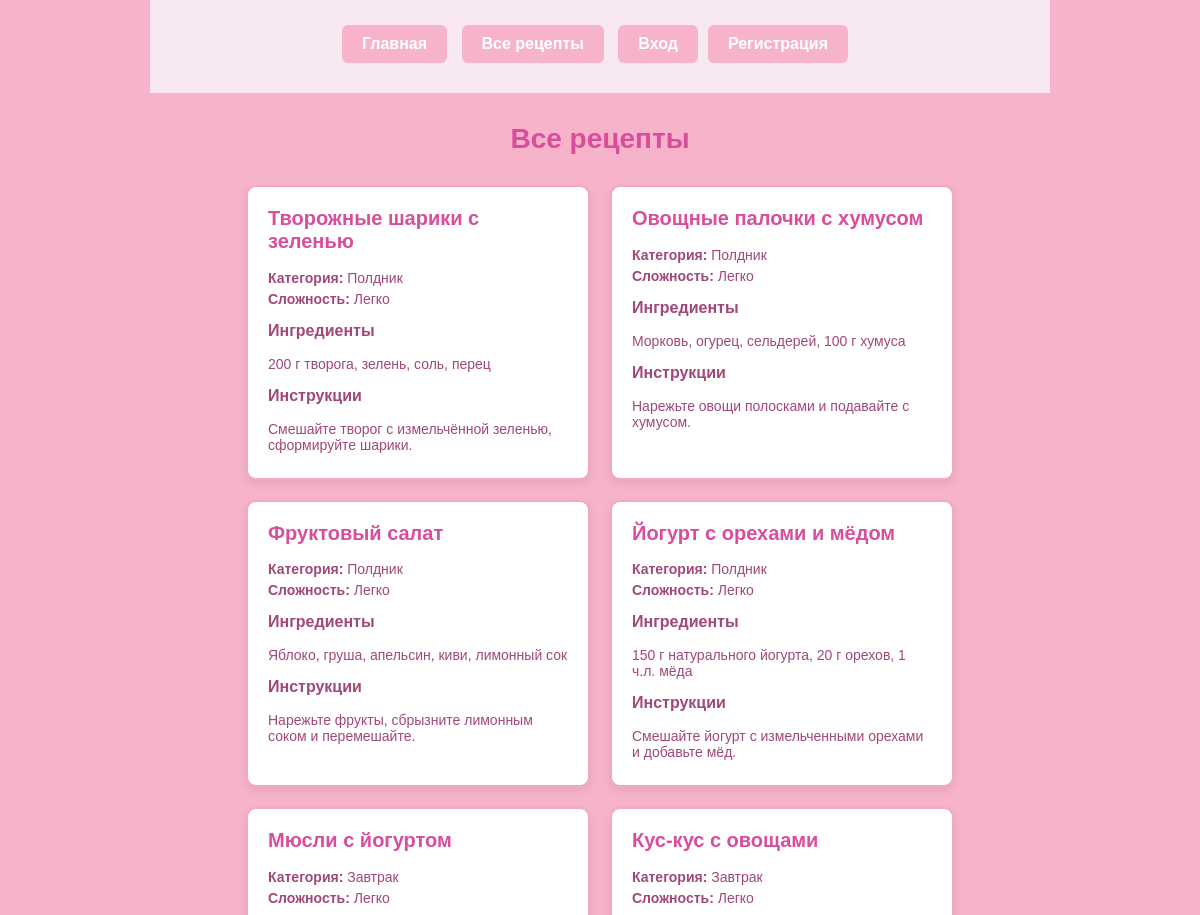
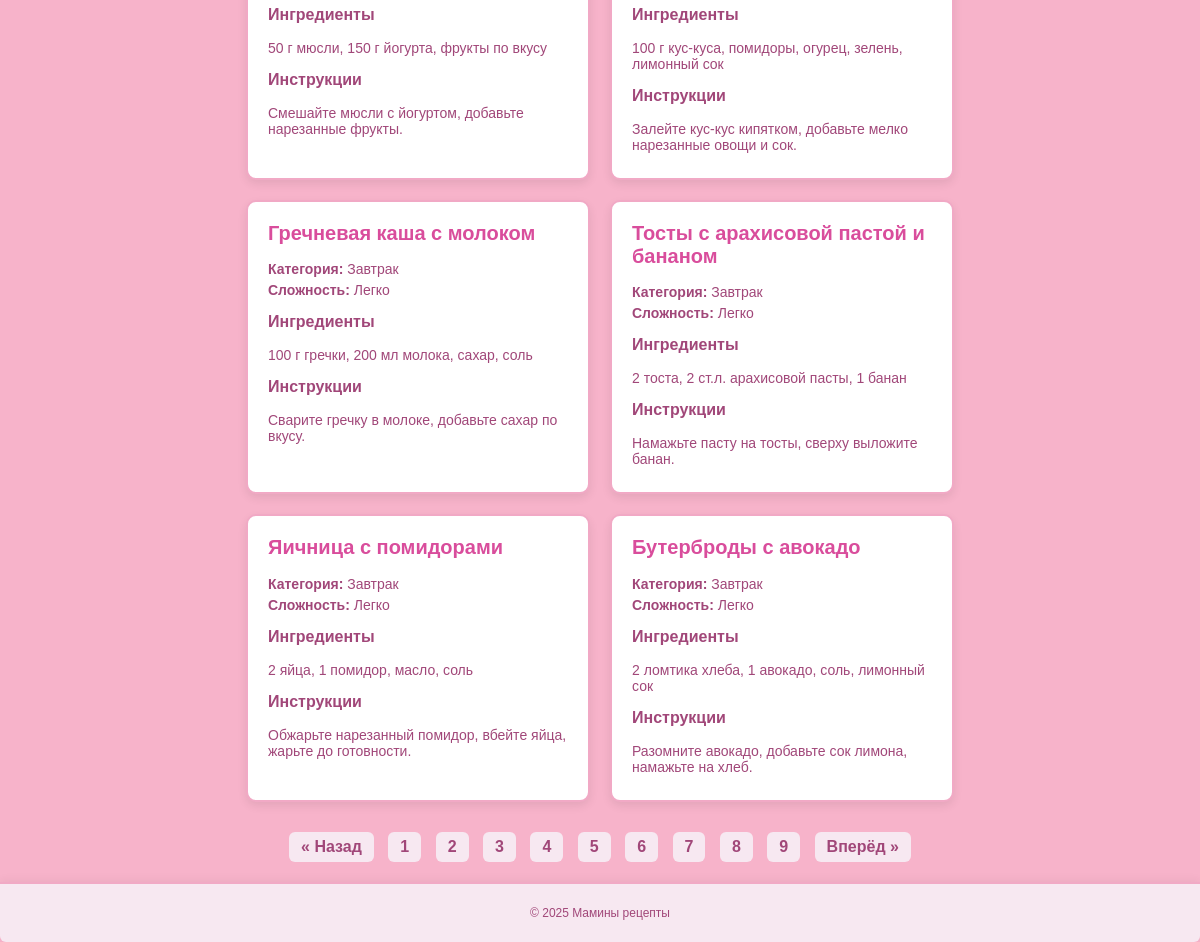
/recipes?page=3, run on the app's committed database (2 pictures, top to bottom).
### tables this page shows
CREATE TABLE categories (
        id INTEGER PRIMARY KEY AUTOINCREMENT,
        name TEXT NOT NULL UNIQUE
    );

### app/core/Controller.php (called while the page is built, shortened)
<?php
class Controller
{
    public function render($view, $params = [])
    {
        extract($params);
        require __DIR__ . '/../views/layout/header.php';
        require __DIR__ . '/../views/' . $view . '.php';
        require __DIR__ . '/../views/layout/footer.php';
    }
}

### app/controllers/RecipeController.php (called while the page is built, shortened)
<?php
class RecipeController extends Controller
{
    protected $recipeModel;
    public function __construct()
    {
        $db = new PDO('sqlite:' . __DIR__ . '/../../data/database.sqlite');
        $db->setAttribute(PDO::ATTR_ERRMODE, PDO::ERRMODE_EXCEPTION);
        $this->recipeModel = new Recipe($db);
    }
    public function list()
    {
        $category = isset($_GET['category']) ? trim($_GET['category']) : null;
        $page = isset($_GET['page']) ? max(1, (int)$_GET['page']) : 1;
        $limit = 10;
        $offset = ($page - 1) * $limit;
        if ($category) {
            error_log("Категория: " . $category);
            $totalRecipes = $this->recipeModel->countByCategory($category);
            $recipes = $this->recipeModel->getByCategoryWithLimitOffset($category, $limit, $offset);
        } else {
            $totalRecipes = $this->recipeModel->countAll();
            $recipes = $this->recipeModel->getAllWithLimitOffset($limit, $offset);
        }
        $totalPages = $totalRecipes > 0 ? ceil($totalRecipes / $limit) : 1;
        $this->render('recipe_list', [
            'recipes' => $recipes,
            'category' => $category,
            'page' => $page,
            'totalPages' => $totalPages,
        ]);
    }
}

### app/core/Router.php (called while the page is built, shortened)
<?php
class Router
{
    protected $routes = [];
    protected $db;
    public function __construct($db = null)
    {
        $this->db = $db;
    }
    public function add(string $method, string $route, $callback)
    {
        $method = strtoupper($method);
        $this->routes[$method][$route] = $callback;
    }
    public function dispatch(string $method, string $uri)
    {
        $uri = parse_url($uri, PHP_URL_PATH);
        $method = strtoupper($method);
        if (isset($this->routes[$method][$uri])) {
            $callback = $this->routes[$method][$uri];
            if (is_callable($callback)) {
                return call_user_func($callback);
            } elseif (is_string($callback)) {
                [$controllerName, $methodName] = explode('@', $callback);
                $controller = new $controllerClass($this->db);
                return $controller->$methodName();
            }
        }
    }
}

### public/index.php (called while the page is built, shortened)
<?php
require_once __DIR__ . '/../app/core/Router.php';
require_once __DIR__ . '/../app/core/Controller.php';
spl_autoload_register(function ($class) {
    $class = str_replace('\\', '/', $class);
});
$uri = parse_url($_SERVER['REQUEST_URI'], PHP_URL_PATH);
$method = $_SERVER['REQUEST_METHOD'];
$router = new Router();
$router->dispatch($method, $uri);

### app/models/Recipe.php (called while the page is built, shortened)
<?php
class Recipe
{
    protected PDO $db;
    public function __construct(PDO $db)
    {
        $this->db = $db;
    }
    private function getOrderByDifficulty(): string
    {
        return "CASE difficulty
                    WHEN 'Легко' THEN 1
                    WHEN 'Средне' THEN 2
                    WHEN 'Сложно' THEN 3
                    ELSE 4
                END ASC, recipes.id DESC";
    }
    public function getAllWithLimitOffset(int $limit, int $offset): array
    {
        $orderBy = $this->getOrderByDifficulty();
        $sql = "
            SELECT recipes.*, categories.name AS category_name
            FROM recipes
            LEFT JOIN categories ON recipes.category_id = categories.id
            ORDER BY $orderBy
            LIMIT :limit OFFSET :offset
        ";
        $stmt = $this->db->prepare($sql);
        $stmt->bindValue(':limit', $limit, PDO::PARAM_INT);
        $stmt->bindValue(':offset', $offset, PDO::PARAM_INT);
        $stmt->execute();
        return $stmt->fetchAll(PDO::FETCH_ASSOC);
    }
    public function countAll(): int
    {
        $sql = "SELECT COUNT(*) AS count FROM recipes";
        $stmt = $this->db->query($sql);
        $result = $stmt->fetch(PDO::FETCH_ASSOC);
        return (int)($result['count'] ?? 0);
    }
}

### app/views/recipe_list.php (the view, shortened to what this page needs)
<h1 class="page-title">
    <?= $category ? 'Рецепты: ' . htmlspecialchars($category) : 'Все рецепты' ?>
</h1>
<?php if (empty($recipes)): ?>
    <p>Рецепты не найдены.</p>
<?php else: ?>
    <div class="recipe-grid">
        <?php foreach ($recipes as $recipe): ?>
            <div class="recipe-card">
                <h2><?= htmlspecialchars($recipe['title']) ?></h2>
                <p><strong>Категория:</strong> <?= htmlspecialchars($recipe['category_name'] ?? '') ?></p>
                <?php if (!empty($recipe['difficulty'])): ?>
                    <p><strong>Сложность:</strong> <?= htmlspecialchars($recipe['difficulty']) ?></p>
                <?php endif; ?>
                <h3>Ингредиенты</h3>
                <p><?= nl2br(htmlspecialchars($recipe['ingredients'])) ?></p>
                <h3>Инструкции</h3>
                <p><?= nl2br(htmlspecialchars($recipe['instructions'])) ?></p>
            </div>
        <?php endforeach; ?>
    </div>
    <?php if ($totalPages > 1): ?>
        <nav class="pagination">
            <?php
                $baseUrl = '?';
            ?>
            <?php if ($page > 1): ?>
                <a href="<?= $baseUrl ?>page=<?= $page - 1 ?>">&laquo; Назад</a>
            <?php endif; ?>
            <?php for ($p = 1; $p <= $totalPages; $p++): ?>
                <?php if ($p == $page): ?>
                    <strong><?= $p ?></strong>
                <?php else: ?>
                    <a href="<?= $baseUrl ?>page=<?= $p ?>"><?= $p ?></a>
                <?php endif; ?>
            <?php endfor; ?>
            <?php if ($page < $totalPages): ?>
                <a href="<?= $baseUrl ?>page=<?= $page + 1 ?>">Вперёд &raquo;</a>
            <?php endif; ?>
        </nav>
    <?php endif; ?>
<?php endif; ?>

### public/css/styles.css (style rules this page uses)
body { font-family: Arial, sans-serif; max-width: 900px; margin: 0 auto; padding: 0 15px; background-color: #f7b3ca; text-align: center; }
main h1 { color: #a14779; text-align: center; margin-top: 30px; font-size: 32px; }
.page-title { text-align: center; color: #d94d9c; margin-top: 30px; font-size: 28px; }
.recipe-grid { display: flex; flex-wrap: wrap; gap: 20px; justify-content: center; margin-top: 30px; }
.recipe-card { background-color: #fff; border: 2px solid #f1a9c5; border-radius: 10px; width: 300px; padding: 20px; box-shadow: 0 4px 10px rgba(0,0,0,0.08); transition: transform 0.2s ease; text-align: left; }
.recipe-card h2 { margin-top: 0; font-size: 20px; color: #d94d9c; }
.recipe-card p { color: #a14779; margin: 5px 0; font-size: 14px; }
.recipe-card h3 { margin-top: 15px; color: #a14779; font-size: 16px; }
.pagination { text-align: center; margin-top: 30px; }
.pagination a, .pagination strong { display: inline-block; margin: 0 5px; padding: 6px 12px; background-color: #f7e8f1; color: #a14779; border-radius: 6px; text-decoration: none; font-weight: bold; }

### data on the page
categories: title "Творожные шарики с зеленью", name "Полдник", difficulty "Легко", ingredients "200 г творога, зелень, соль, перец", instructions "Смешайте творог с измельчённой зеленью, сформируйте шарики.", title "Овощные палочки с хумусом", ingredients "Морковь, огурец, сельдерей, 100 г хумуса", instructions "Нарежьте овощи полосками и подавайте с хумусом.", title "Фруктовый салат", ingredients "Яблоко, груша, апельсин, киви, лимонный сок", instructions "Нарежьте фрукты, сбрызните лимонным соком и перемешайте.", title "Йогурт с орехами и мёдом", ingredients "150 г натурального йогурта, 20 г орехов, 1 ч.л. мёда", instructions "Смешайте йогурт с измельченными орехами и добавьте мёд."
categories: title "Мюсли с йогуртом", name "Завтрак", difficulty "Легко", ingredients "50 г мюсли, 150 г йогурта, фрукты по вкусу", instructions "Смешайте мюсли с йогуртом, добавьте нарезанные фрукты.", title "Кус-кус с овощами", ingredients "100 г кус-куса, помидоры, огурец, зелень, лимонный сок", instructions "Залейте кус-кус кипятком, добавьте мелко нарезанные овощи и сок.", title "Гречневая каша с молоком", ingredients "100 г гречки, 200 мл молока, сахар, соль", instructions "Сварите гречку в молоке, добавьте сахар по вкусу.", title "Тосты с арахисовой пастой и бананом", ingredients "2 тоста, 2 ст.л. арахисовой пасты, 1 банан", instructions "Намажьте пасту на тосты, сверху выложите банан.", title "Яичница с помидорами", ingredients "2 яйца, 1 помидор, масло, соль", instructions "Обжарьте нарезанный помидор, вбейте яйца, жарьте до готовности.", title "Бутерброды с авокадо", ingredients "2 ломтика хлеба, 1 авокадо, соль, лимонный сок", instructions "Разомните авокадо, добавьте сок лимона, намажьте на хлеб."
